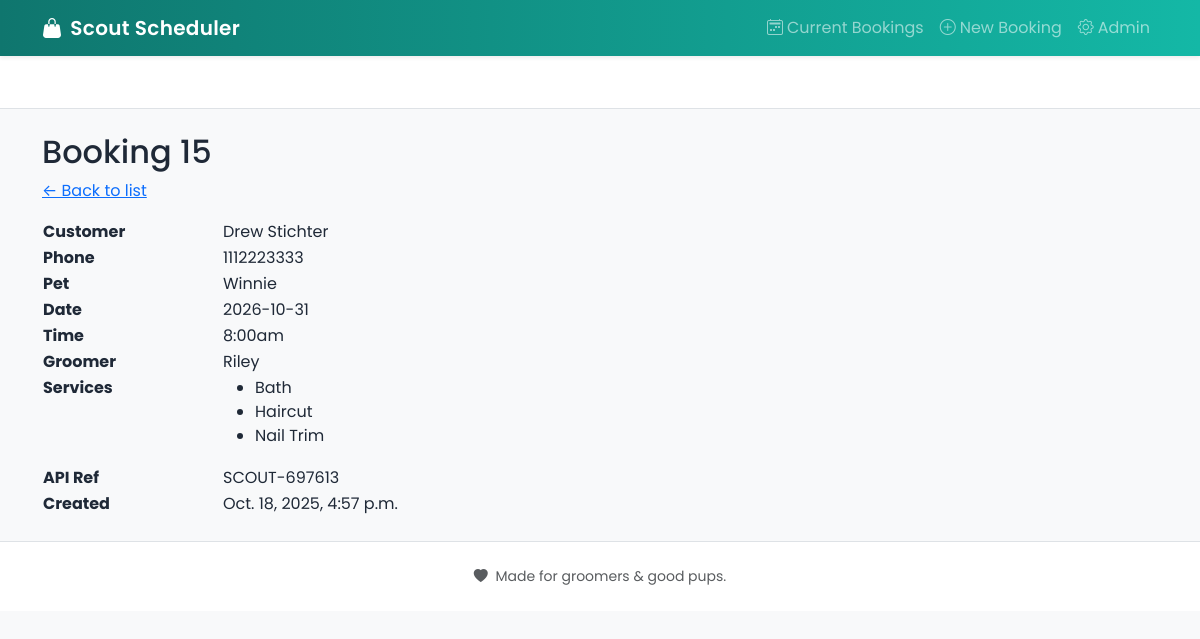
The app's page /booking/15/ with its own data.
### booking/models.py (models this page shows, shortened)
class Booking(models.Model):
    customer = models.ForeignKey(Customer, on_delete=models.SET_NULL, null=True, blank=True)
    pet_name = models.CharField(max_length=100, blank=True, null=True)
    class Meta:
        unique_together = ('groomer_id', 'appointment_date', 'appointment_time')
    services = models.JSONField(default=list, blank=True)
    groomer_id = models.IntegerField(null=True, blank=True)
    appointment_date = models.DateField(null=True, blank=True)
    appointment_time = models.CharField(max_length=20, blank=True, null=True)
    api_ref = models.CharField(max_length=100, blank=True, null=True)
    api_payload = models.JSONField(default=dict, blank=True)
    api_response = models.JSONField(default=dict, blank=True)
    created_at = models.DateTimeField(auto_now_add=True)
    updated_at = models.DateTimeField(auto_now=True)

class Customer(models.Model):
    first_name = models.CharField(max_length=100)
    last_name  = models.CharField(max_length=100)
    phone      = models.CharField(max_length=30)
    created_at = models.DateTimeField(auto_now_add=True)
    class Meta:
        unique_together = ('first_name', 'last_name', 'phone')

### booking/views.py (the view)
# urls.py: path('<int:pk>/', views.booking_detail, name='detail'),
def booking_detail(request, pk):
    booking = get_object_or_404(Booking.objects.select_related('customer'), pk=pk)
    api = ApiClient()
    groomers = {str(g['id']): g['name'] for g in api.list_groomers()}
    booking.groomer_name = groomers.get(str(booking.groomer_id), "—")
    services_lookup = {str(s['id']): s['name'] for s in api.list_services()}
    booking.services_names = [services_lookup.get(str(sid), f"Service {sid}") for sid in booking.services]
    return render(request, 'booking/booking_detail.html', {'booking': booking})

### booking/api.py (called while the page is built)
    def list_services(self):
        return [{'id':0, 'name':'Bath','price_cents':3500},
                {'id':1,'name':'Haircut','price_cents':3500},
                {'id':2,'name':'Nail Trim','price_cents':3500},
                ]

    def list_groomers(self):
        return [{'id':0,'name':'Anyone'},
                {"id": 1, "name": "Alex"},
                {"id": 2, "name": "Riley"},
                {"id": 3, "name": "Sam"},
                {"id": 4, "name": "Jordan"},
                {"id": 5, "name": "Taylor"},
                ]

### booking/templates/booking/booking_detail.html (shortened to what this page needs)
{% extends "booking/base.html" %}
{% block content %}
  <h2>Booking {{ booking.id }}</h2>
  <p><a href="{% url 'booking:list' %}">← Back to list</a></p>
  <table style="max-width:720px;">
    <tr>
      <th style="text-align:left; width:180px;">Customer</th>
      <td>
        {% if booking.customer %}
          {{ booking.customer.first_name }} {{ booking.customer.last_name }}
        {% else %}
          Unknown
        {% endif %}
      </td>
    </tr>
    <tr>
      <th style="text-align:left;">Phone</th>
      <td>
        {% if booking.customer %}
          {{ booking.customer.phone }}
        {% else %}
          —
        {% endif %}
      </td>
    </tr>
    <tr>
      <th style="text-align:left;">Pet</th>
      <td>{{ booking.pet_name|default:"—" }}</td>
    </tr>
    <tr>
      <th style="text-align:left;">Date</th>
      <td>{{ booking.appointment_date|date:"Y-m-d" }}</td>
    </tr>
    <tr>
      <th style="text-align:left;">Time</th>
      <td>{{ booking.appointment_time }}</td>
    </tr>
    <tr>
      <th style="text-align:left;">Groomer</th>
      <td>{{ booking.groomer_name|default:"—" }}</td>
    </tr>
    <tr>
      <th style="text-align:left; vertical-align:top;">Services</th>
      <td>
        {% if booking.services_names %}
          <ul>
            {% for s in booking.services_names %}
              <li>{{ s }}</li>
            {% endfor %}
          </ul>
        {% else %}
          —
        {% endif %}
      </td>
    </tr>
    <tr>
      <th style="text-align:left;">API Ref</th>
      <td>{{ booking.api_ref|default:"—" }}</td>
    </tr>
    <tr>
      <th style="text-align:left;">Created</th>
      <td>{{ booking.created_at }}</td>
    </tr>
  </table>
{% endblock %}

### static/css/app.css (style rules this page uses)
:root { --brand: #0f766e; --brand-2: #14b8a6; --accent: #fb7185; --ink: #1f2937; --soft-bg: #f6f9fb; }
body { font-family: "Poppins", system-ui, -apple-system, Segoe UI, Roboto, Arial, sans-serif; color: var(--ink); background: var(--soft-bg); }

### records on screen
Booking: id "15", customer.first_name "Drew", customer.last_name "Stichter", customer.phone "1112223333", pet_name "Winnie", appointment_date "2026-10-31", appointment_time "8:00am", groomer_name "Riley", api_ref "SCOUT-697613", created_at "Oct. 18, 2025, 4:57 p.m."

### other values on screen
{{ s }} "Bath" "Haircut" "Nail Trim"
